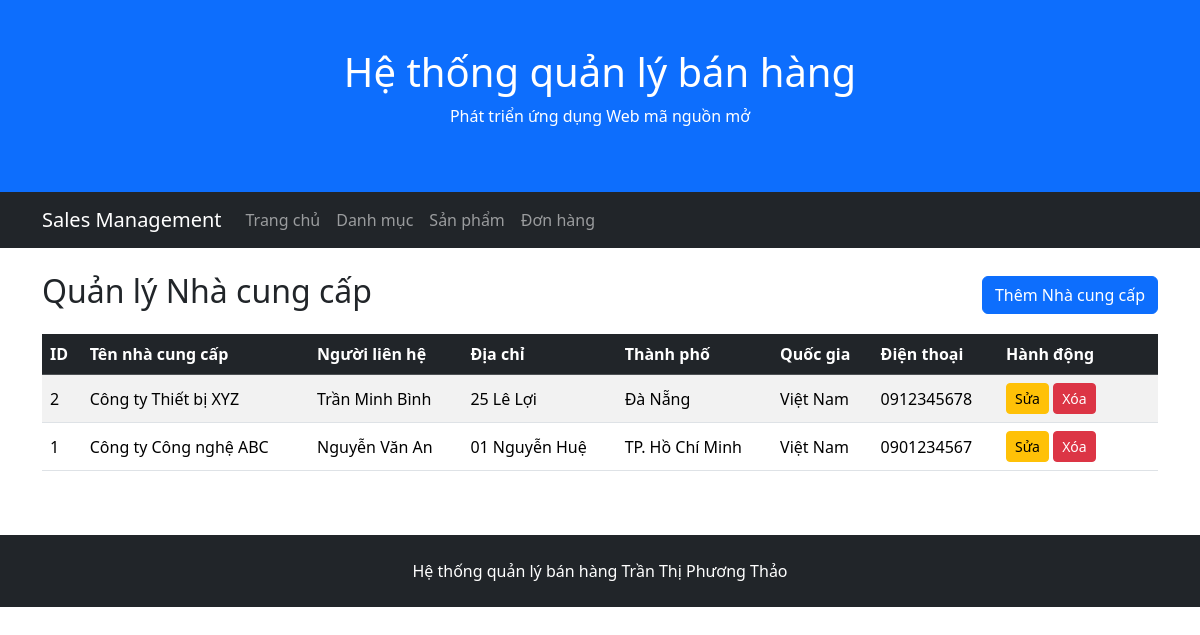
The app's page /suppliers/index.php with its own data.
### tables this page shows
CREATE TABLE suppliers (
    SupplierID INT AUTO_INCREMENT PRIMARY KEY,
    SupplierName VARCHAR(200) NOT NULL,
    ContactName VARCHAR(100),
    Address VARCHAR(200),
    City VARCHAR(100),
    PostalCode VARCHAR(20),
    Country VARCHAR(100),
    Phone VARCHAR(20)
);

### public/suppliers/index.php (the view, shortened to what this page needs)
<?php
require_once '/var/www/src/config/database.php';
$sql = "SELECT SupplierID, SupplierName, ContactName, Address, City, PostalCode, Country, Phone FROM suppliers ORDER BY SupplierID DESC";
$result = $conn->query($sql);
require_once '/var/www/src/includes/admin/header.php';
require_once '/var/www/src/includes/admin/navbar.php';
?>
<div class="container mt-4">
    <div class="d-flex justify-content-between align-items-center mb-3">
        <h2>Quản lý Nhà cung cấp</h2>
        <a href="create.php" class="btn btn-primary">Thêm Nhà cung cấp</a>
    </div>
    <div class="table-responsive">
        <table class="table table-striped table-hover align-middle">
            <thead class="table-dark">
                <tr>
                    <th>ID</th>
                    <th>Tên nhà cung cấp</th>
                    <th>Người liên hệ</th>
                    <th>Địa chỉ</th>
                    <th>Thành phố</th>
                    <th>Quốc gia</th>
                    <th>Điện thoại</th>
                    <th width="160">Hành động</th>
                </tr>
            </thead>
            <tbody>
                <?php if ($result && $result->num_rows > 0): ?>
                    <?php while ($row = $result->fetch_assoc()): ?>
                        <tr>
                            <td><?= htmlspecialchars($row['SupplierID']) ?></td>
                            <td><?= htmlspecialchars($row['SupplierName']) ?></td>
                            <td><?= htmlspecialchars($row['ContactName'] ?? '') ?></td>
                            <td><?= htmlspecialchars($row['Address'] ?? '') ?></td>
                            <td><?= htmlspecialchars($row['City'] ?? '') ?></td>
                            <td><?= htmlspecialchars($row['Country'] ?? '') ?></td>
                            <td><?= htmlspecialchars($row['Phone'] ?? '') ?></td>
                            <td>
                                <a href="edit.php?id=<?= $row['SupplierID'] ?>" class="btn btn-sm btn-warning">Sửa</a>
                                <form action="delete.php" method="POST" class="d-inline" onsubmit="return confirm('Xóa nhà cung cấp này?')">
                                    <button type="submit" class="btn btn-sm btn-danger">Xóa</button>
                                </form>
                            </td>
                        </tr>
                    <?php endwhile; ?>
                <?php else: ?><tr><td colspan="8" class="text-center">Chưa có dữ liệu.</td></tr>
                <?php endif; ?>
            </tbody>
        </table>
    </div>
</div>
<?php require_once '/var/www/src/includes/admin/footer.php'; ?>

### records on screen
suppliers: SupplierID "2", SupplierName "Công ty Thiết bị XYZ", ContactName "Trần Minh Bình", Address "25 Lê Lợi", City "Đà Nẵng", Country "Việt Nam", Phone "0912345678"
suppliers: SupplierID "1", SupplierName "Công ty Công nghệ ABC", ContactName "Nguyễn Văn An", Address "01 Nguyễn Huệ", City "TP. Hồ Chí Minh", Country "Việt Nam", Phone "0901234567"
